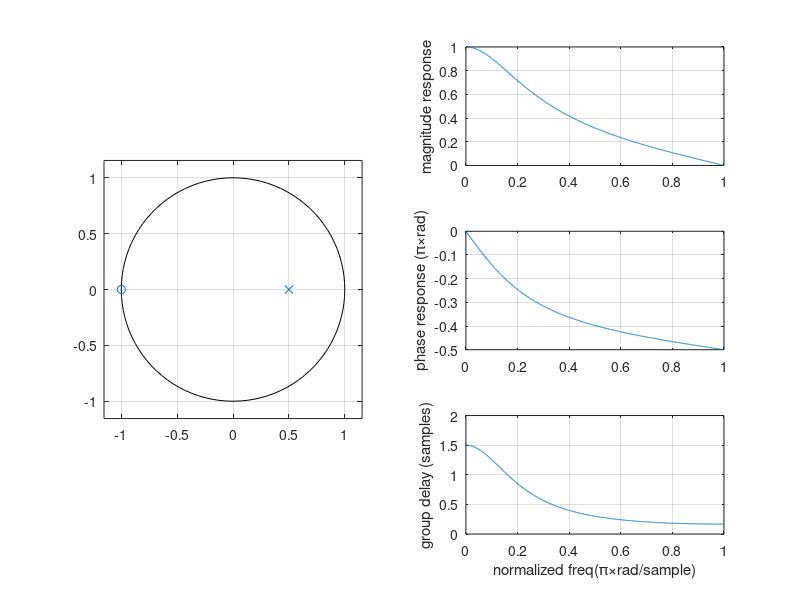

Source code (MATLAB): (Note: this script raises an error after producing the figure.)
clear
%% a. causal stable iir lowpass filter
w = pi*[0:0.001:1]; % normalized frequencies
alpha = 0.5; % LPF parameter
blp = (1-alpha)/2*[1 1]; % numerator coefficients
alp = [1 -alpha]; % denominator coefficients
hlp = freqz(blp,alp,w); % compute DTFT
glp = grpdelay(blp,alp,w); % compute group delay
figure(1)
subplot(121)
zplane(blp,alp)
subplot(322)
plot(w/pi,abs(hlp))
ylabel('magnitude response')
grid on
subplot(324)
plot(w/pi,unwrap(angle(hlp))/pi)
ylabel('phase response (\pi\timesrad)')
grid on
subplot(326)
plot(w/pi,glp)
xlabel('normalized freq(\pi\timesrad/sample)')
ylabel('group delay (samples)')
grid on

%% b. group delay equalizer: causal allpass filter
N = 4; % all-pass filter order
F = w(1:501)/pi; % normalized frequencies, w(501)=0.5pi
edges = [0 0.5]; % band-edge frequencies
Gd = max(glp)-glp(1:501); % desired group delays of APF (>0)
[bap,aap] = iirgrpdelay(N,F,edges,Gd); % make all-pass filter
hap = freqz(bap,aap,w); % compute DTFT
gap = grpdelay(bap,aap,w); % compute group delay
figure(2)
subplot(121)
zplane(bap,aap)
subplot(322)
plot(w/pi,abs(hap))
ylabel('magnitude response')
grid on
subplot(324)
plot(w/pi,unwrap(angle(hap))/pi)
ylabel('phase response (\pi\timesrad)')
grid on
subplot(326)
plot(w/pi,gap)
xlabel('normalized freq(\pi\timesrad/sample)')
ylabel('group delay (samples)')
grid on

%% c. equalized result
b = conv(blp,bap); % product of numerators
a = conv(alp,aap); % product of denominators
h = freqz(b,a,w); % compute DTFT
g = grpdelay(b,a,w); % compute group delay
figure(3)
subplot(121)
zplane(b,a)
subplot(322)
plot(w/pi,abs(h))
ylabel('magnitude response')
grid on
subplot(324)
plot(w/pi,unwrap(angle(h))/pi)
ylabel('phase response (\pi\timesrad)')
grid on
subplot(326)
plot(w/pi,g)
xlabel('normalized freq(\pi\timesrad/sample)')
ylabel('group delay (samples)')
grid on